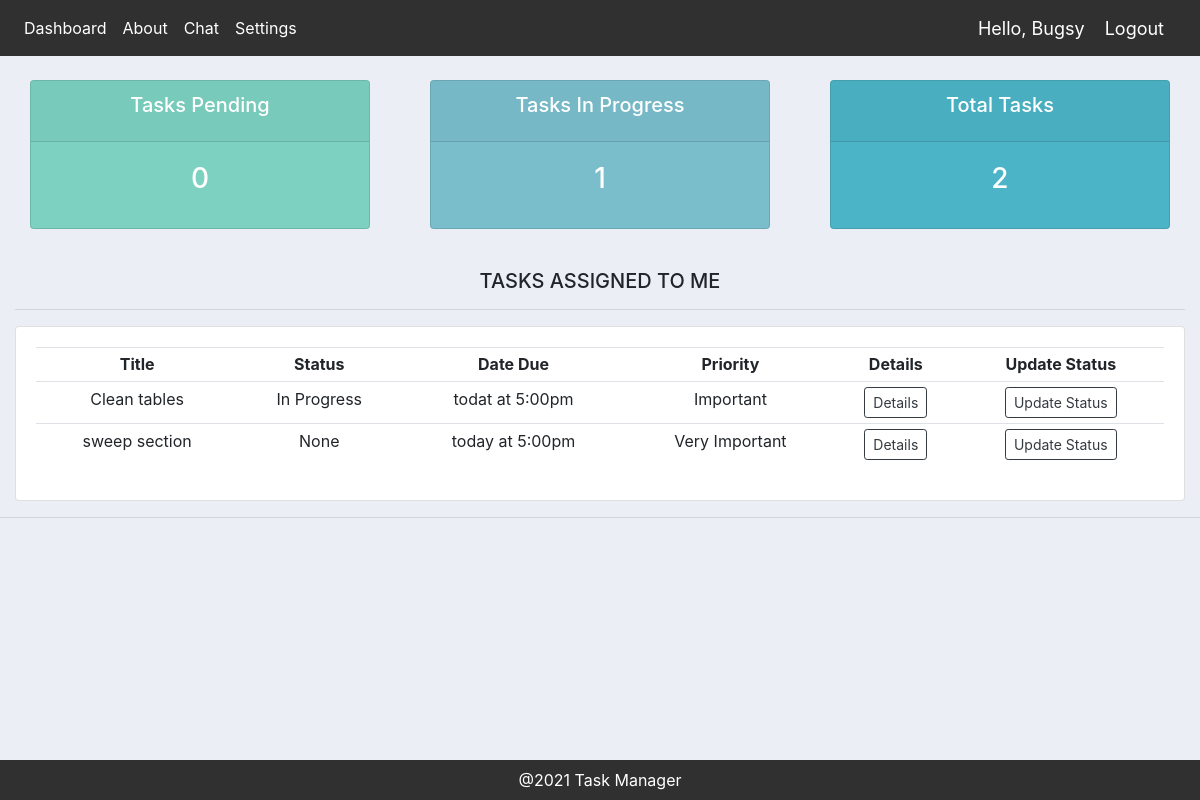
The app's page /user/ (signed in) with its own data.
### schedule_app/models.py (models this page shows)
class Task(models.Model):
    STATUS = (
        ('Pending', 'Pending'),
        ('In Progress', 'In Progress'),
        ('Complete', 'Complete')
    )
    PRIORITY = (
        ('Not Important', 'Not Important'),
        ('Important', 'Important'),
        ('Very Important', 'Very Important')
    )
    title = models.CharField(max_length=200, null=True)
    note = models.CharField(max_length=200, null=True, blank=True)
    date_assigned = models.DateTimeField(auto_now_add=True)
    date_due = models.CharField(max_length=200, null=True, blank=True)
    priority = models.CharField(max_length=200, null=True, choices=PRIORITY)
    status = models.CharField(max_length=200, null=True, choices=STATUS)
    employee = models.ForeignKey(
        Employee, null=True, on_delete=models.SET_NULL)
    def __str__(self):
        return self.title

### schedule_app/decorators.py (the view)
		def wrapper_func(request, *args, **kwargs):
			group = None
			if request.user.groups.exists():
				group = request.user.groups.all()[0].name
			if group in allowed_roles:
				return view_func(request, *args, **kwargs)
			else:
				return HttpResponse('You are not authorized to view this page')

### schedule_app/views.py (called while the page is built)
@login_required(login_url='login')
@allowed_users(allowed_roles=['employee'])
def userPage(request):
    tasks = request.user.employee.task_set.all()
    total_tasks = tasks.count()
    in_progress = tasks.filter(status='In Progress').count()
    pending = tasks.filter(status='Pending').count()
    print('tasks:', tasks)
    context = {'tasks': tasks, 'total_tasks': total_tasks,
               'in_progress': in_progress, 'pending': pending}
    return render(request, 'schedule_app/user.html', context)

### schedule_app/templates/schedule_app/user.html
{% extends 'schedule_app/main.html' %}
{% block content %}
{% include 'schedule_app/status.html' %}
<br>
<div class="row">
    <div class="col-md-12" style="text-align: center;">
        <h5>TASKS ASSIGNED TO ME</h5>
        <hr>
        <div class="card card-body">
            <table class="table table-sm">
                <tr>
                    <th>Title</th>
                    <th>Status</th>
                    <th>Date Due</th>
                    <th>Priority</th>
                    <th>Details</th>
                    <th>Update Status</th>
                </tr>
                {% for task in tasks %}
                <tr>
                    <td>{{task.title}}</td>
                    <td>{{task.status}}</td>
                    <td>{{task.date_due}}</td>
                    <td>{{task.priority}}</td>
                    <td><a class="btn btn-sm btn-outline-dark" href="{% url 'task_details' task.id %}">Details</a></td>
                    <td><a class="btn btn-sm btn-outline-dark" href="{% url 'update_status' task.id %}">Update
                            Status</a>
                    </td>
                </tr>
                {% endfor %}
            </table>
        </div>
    </div>
</div>
{% endblock %}

### schedule_app/templates/schedule_app/navbar.html (shortened to what this page needs)
{% load static %}
<nav class="navbar navbar-expand-lg bg-dark" style="background-color: #303030 !important;">
    <div class="collapse navbar-collapse" id="navbarNav">
        <ul class="navbar-nav">
            <li class="nav-item">
                <a class="nav-link" style="color: white; " href="{% url 'home' %}">Dashboard</a>
            </li>
            <li class="nav-item">
                <a class="nav-link" style="color: white;" href="{% url 'about' %}">About</a>
            </li>
            <li class="nav-item">
                <a class="nav-link" style="color: white;" href="{% url 'chat' %}">Chat</a>
            </li>
            {% if request.user.is_authenticated %}
            <li class="nav-item">
                <a class="nav-link" style="color: white;" href="{% url 'account' %}">Settings</a>
            </li>
            {% endif %}
        </ul>
    </div>
    {% if request.user.is_authenticated %}
    <span class="hello-msg">Hello, {{request.user}}</span>
    <span><a class="hello-msg" href="{% url 'logout' %}">Logout</a></span>
    {% endif %}
</nav>

### schedule_app/static/css/main.css (style rules this page uses)
body { background-color: #ebeff5; }

### schedule_app/templates/schedule_app/navbar.html (style rules this page uses)
.hello-msg { font-size: 18px; color: white; margin-right: 20px; }

### records on screen
Task: title "Clean tables", status "In Progress", date_due "todat at 5:00pm", priority "Important"
Task: title "sweep section", status "None", date_due "today at 5:00pm", priority "Very Important"

### other values on screen
{{ request.user }} "Bugsy"
{{ pending }} "0"
{{ in_progress }} "1"
{{ total_tasks }} "2"
